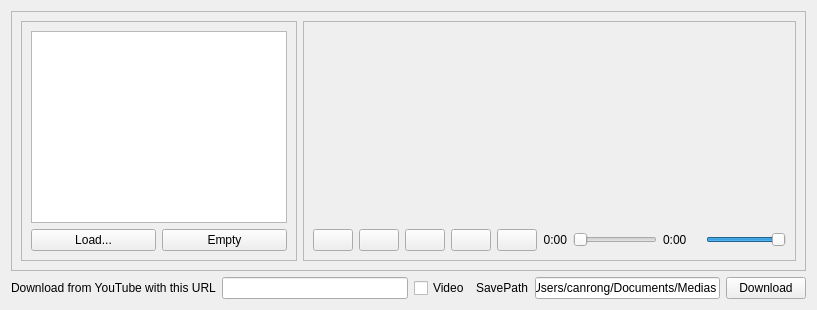
          <widget class="QWidget" name="tab_4">
           <attribute name="title">
            <string>圣乐飘飘</string>
           </attribute>
           <layout class="QVBoxLayout" name="verticalLayout_6">
            <item>
             <widget class="QFrame" name="frame_4">
              <property name="frameShape">
               <enum>QFrame::StyledPanel</enum>
              </property>
              <property name="frameShadow">
               <enum>QFrame::Raised</enum>
              </property>
              <layout class="QHBoxLayout" name="horizontalLayout_14">
               <item>
                <widget class="QFrame" name="frame_6">
                 <property name="maximumSize">
                  <size>
                   <width>400</width>
                   <height>16777215</height>
                  </size>
                 </property>
                 <property name="frameShape">
                  <enum>QFrame::StyledPanel</enum>
                 </property>
                 <property name="frameShadow">
                  <enum>QFrame::Raised</enum>
                 </property>
                 <layout class="QVBoxLayout" name="verticalLayout_5">
                  <item>
                   <widget class="QListView" name="playlistView">
                    <property name="maximumSize">
                     <size>
                      <width>400</width>
                      <height>16777215</height>
                     </size>
                    </property>
                    <property name="acceptDrops">
                     <bool>true</bool>
                    </property>
                    <property name="showDropIndicator" stdset="0">
                     <bool>true</bool>
                    </property>
                    <property name="dragDropMode">
                     <enum>QAbstractItemView::DropOnly</enum>
                    </property>
                    <property name="defaultDropAction">
                     <enum>Qt::CopyAction</enum>
                    </property>
                    <property name="alternatingRowColors">
                     <bool>true</bool>
                    </property>
                    <property name="uniformItemSizes">
                     <bool>true</bool>
                    </property>
                   </widget>
                  </item>
                  <item>
                   <layout class="QHBoxLayout" name="horizontalLayout_17">
                    <item>
                     <widget class="QPushButton" name="pushButton_load_file">
                      <property name="text">
                       <string>Load...</string>
                      </property>
                     </widget>
                    </item>
                    <item>
                     <widget class="QPushButton" name="pushButton_remove">
                      <property name="text">
                       <string>Empty</string>
                      </property>
                     </widget>
                    </item>
                   </layout>
                  </item>
                 </layout>
                </widget>
               </item>
               <item>
                <widget class="QFrame" name="frame_5">
                 <property name="frameShape">
                  <enum>QFrame::StyledPanel</enum>
                 </property>
                 <property name="frameShadow">
                  <enum>QFrame::Raised</enum>
                 </property>
                 <layout class="QVBoxLayout" name="verticalLayout_4">
                  <item>
                   <widget class="VideoWidget" name="videowidget" native="true"/>
                  </item>
                  <item>
                   <layout class="QHBoxLayout" name="horizontalLayout_16">
                    <item>
                     <widget class="QPushButton" name="previousButton">
                      <property name="sizePolicy">
                       <sizepolicy hsizetype="Fixed" vsizetype="Fixed">
                        <horstretch>0</horstretch>
                        <verstretch>0</verstretch>
                       </sizepolicy>
                      </property>
                      <property name="maximumSize">
                       <size>
                        <width>50</width>
                        <height>16777215</height>
                       </size>
                      </property>
                      <property name="text">
                       <string/>
                      </property>
                      <property name="icon">
                       <iconset>
                        <normaloff>images/control-skip-180.png</normaloff>images/control-skip-180.png</iconset>
                      </property>
                     </widget>
                    </item>
                    <item>
                     <widget class="QPushButton" name="playButton">
                      <property name="maximumSize">
                       <size>
                        <width>50</width>
                        <height>16777215</height>
                       </size>
                      </property>
                      <property name="text">
                       <string/>
                      </property>
                      <property name="icon">
                       <iconset>
                        <normaloff>images/control.png</normaloff>images/control.png</iconset>
                      </property>
                     </widget>
                    </item>
                    <item>
                     <widget class="QPushButton" name="pauseButton">
                      <property name="maximumSize">
                       <size>
                        <width>50</width>
                        <height>16777215</height>
                       </size>
                      </property>
                      <property name="text">
                       <string/>
                      </property>
                      <property name="icon">
                       <iconset>
                        <normaloff>images/control-pause.png</normaloff>images/control-pause.png</iconset>
                      </property>
                     </widget>
                    </item>
                    <item>
                     <widget class="QPushButton" name="stopButton">
                      <property name="maximumSize">
                       <size>
                        <width>50</width>
                        <height>16777215</height>
                       </size>
                      </property>
                      <property name="text">
                       <string/>
                      </property>
                      <property name="icon">
                       <iconset>
                        <normaloff>images/control-stop-square.png</normaloff>images/control-stop-square.png</iconset>
                      </property>
                     </widget>
                    </item>
                    <item>
                     <widget class="QPushButton" name="nextButton">
                      <property name="maximumSize">
                       <size>
                        <width>50</width>
                        <height>16777215</height>
                       </size>
                      </property>
                      <property name="text">
                       <string/>
                      </property>
                      <property name="icon">
                       <iconset>
                        <normaloff>images/control-skip.png</normaloff>images/control-skip.png</iconset>
                      </property>
                     </widget>
                    </item>
                    <item>
                     <widget class="QLabel" name="currentTimeLabel">
                      <property name="sizePolicy">
                       <sizepolicy hsizetype="Fixed" vsizetype="Preferred">
                        <horstretch>0</horstretch>
                        <verstretch>0</verstretch>
                       </sizepolicy>
                      </property>
                      <property name="minimumSize">
                       <size>
                        <width>0</width>
                        <height>0</height>
                       </size>
                      </property>
                      <property name="maximumSize">
                       <size>
                        <width>100</width>
                        <height>16777215</height>
                       </size>
                      </property>
                      <property name="text">
                       <string>0:00</string>
                      </property>
                      <property name="alignment">
                       <set>Qt::AlignRight|Qt::AlignTrailing|Qt::AlignVCenter</set>
                      </property>
                     </widget>
                    </item>
                    <item>
                     <widget class="QSlider" name="timeSlider">
                      <property name="orientation">
                       <enum>Qt::Horizontal</enum>
                      </property>
                     </widget>
                    </item>
                    <item>
                     <widget class="QLabel" name="totalTimeLabel">
                      <property name="minimumSize">
                       <size>
                        <width>0</width>
                        <height>0</height>
                       </size>
                      </property>
                      <property name="maximumSize">
                       <size>
                        <width>100</width>
                        <height>16777215</height>
                       </size>
                      </property>
                      <property name="text">
                       <string>0:00</string>
                      </property>
                      <property name="alignment">
                       <set>Qt::AlignLeading|Qt::AlignLeft|Qt::AlignVCenter</set>
                      </property>
                     </widget>
                    </item>
                    <item>
                     <widget class="QLabel" name="label_28">
                      <property name="text">
                       <string/>
                      </property>
                      <property name="pixmap">
                       <pixmap>../../Downloads/mediaplayer/images/speaker-volume.png</pixmap>
                      </property>
                     </widget>
                    </item>
                    <item>
                     <widget class="QSlider" name="volumeSlider">
                      <property name="maximumSize">
                       <size>
                        <width>80</width>
                        <height>16777215</height>
                       </size>
                      </property>
                      <property name="maximum">
                       <number>100</number>
                      </property>
                      <property name="value">
                       <number>100</number>
                      </property>
                      <property name="orientation">
                       <enum>Qt::Horizontal</enum>
                      </property>
                     </widget>
                    </item>
                   </layout>
                  </item>
                 </layout>
                </widget>
               </item>
              </layout>
             </widget>
            </item>
            <item>
             <layout class="QHBoxLayout" name="horizontalLayout_18">
              <item>
               <widget class="QLabel" name="label_29">
                <property name="text">
                 <string>Download from YouTube with this URL</string>
                </property>
               </widget>
              </item>
              <item>
               <widget class="QLineEdit" name="lineEdit_url"/>
              </item>
              <item>
               <widget class="QCheckBox" name="checkBox_video">
                <property name="text">
                 <string>Video</string>
                </property>
               </widget>
              </item>
              <item>
               <widget class="QLabel" name="label_30">
                <property name="text">
                 <string>SavePath</string>
                </property>
               </widget>
              </item>
              <item>
               <widget class="QLineEdit" name="lineEdit_save_path">
                <property name="text">
                 <string>/Users/canrong/Documents/Medias</string>
                </property>
               </widget>
              </item>
              <item>
               <widget class="QPushButton" name="pushButton_download">
                <property name="text">
                 <string>Download</string>
                </property>
               </widget>
              </item>
             </layout>
            </item>
           </layout>
          </widget>
